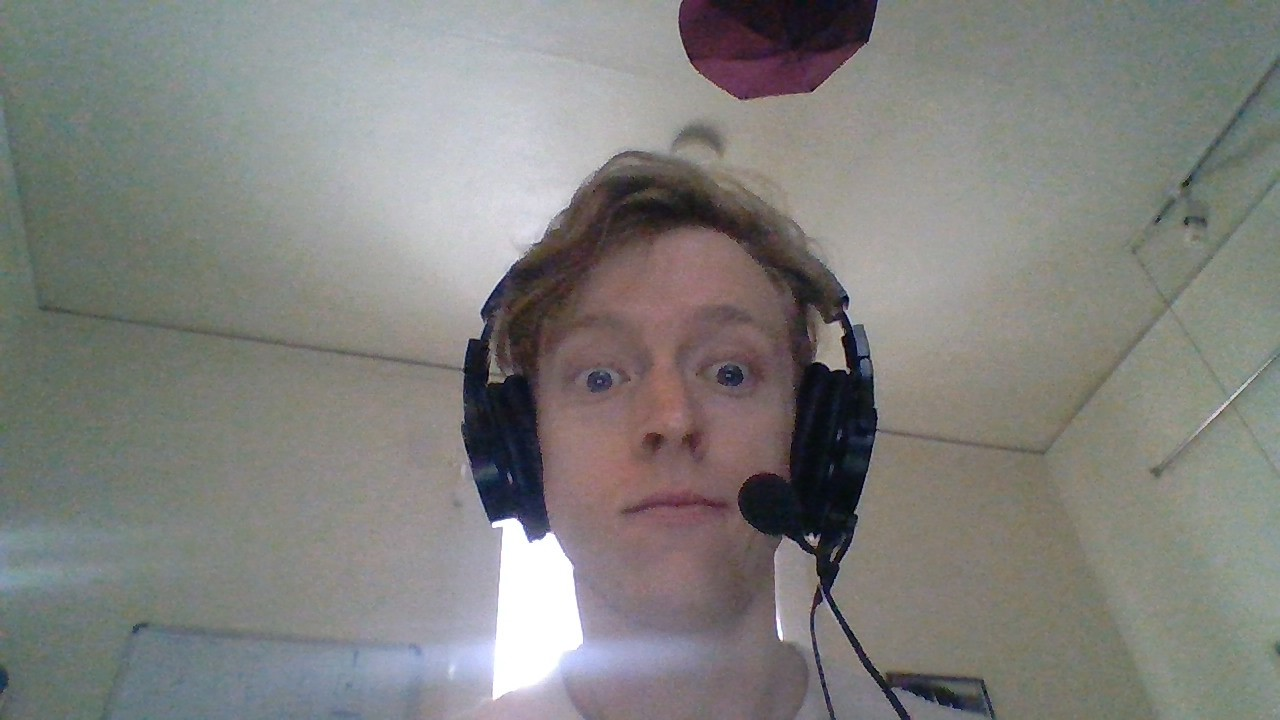
#> input picture Python/openCV/sentdex/ex1/test1.jpg, 1280 x 720 px
$ python ex1.py
#> lines starting #> are read from the running program, lines starting #| are printed output that depends on the picture
import cv2
import numpy as np
import matplotlib.pyplot as plt

img = cv2.imread('test1.jpg', cv2.IMREAD_GRAYSCALE) #convert to grayscale for speed of processing
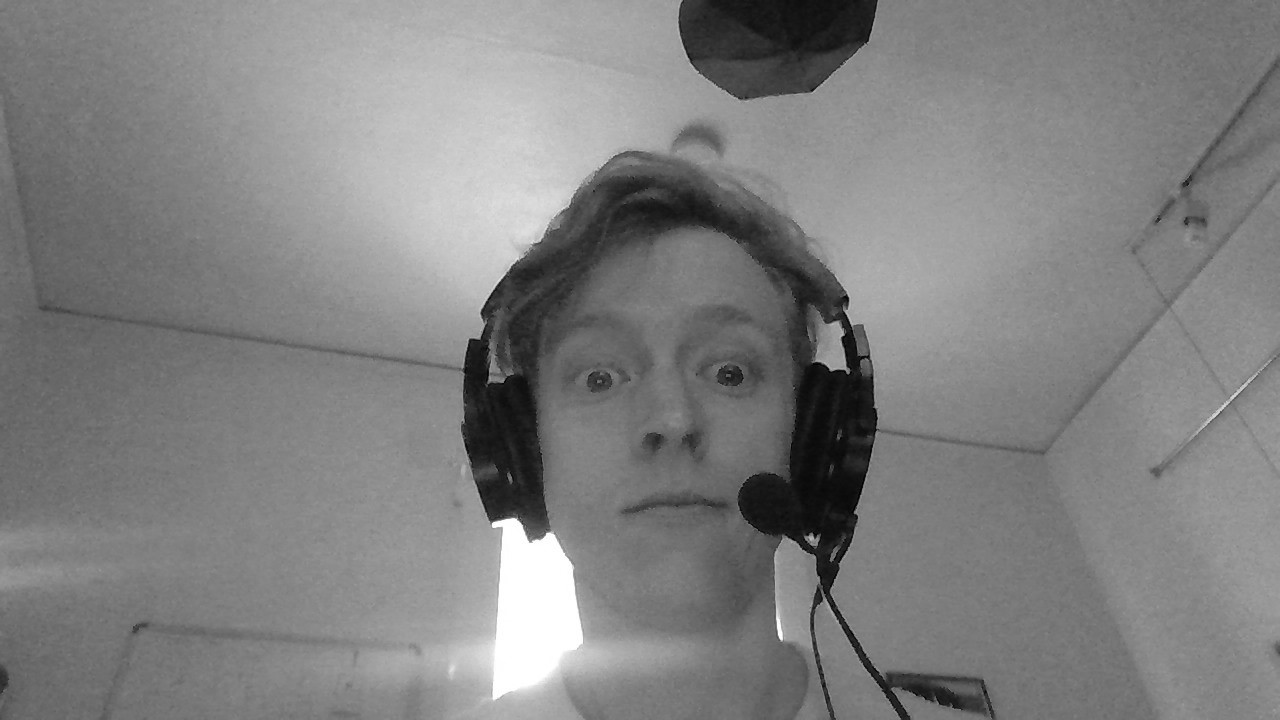
#> img: shape (720, 1280); min 0, max 255, mean 128.3
#IMREAD_GRAYSCALE: 0
#IMREAD_COLOR: 1
#IMREAD_UNCHANGED: -1

plt.imshow(img, cmap='gray', interpolation='bicubic')
plt.plot([50,100], [80,100], 'c', linewidth=5)
plt.plot([10,100], [10, 300], 'r', linewidth=2)

#cv2.imwrite('grayTest1.jpg', img)

plt.show()
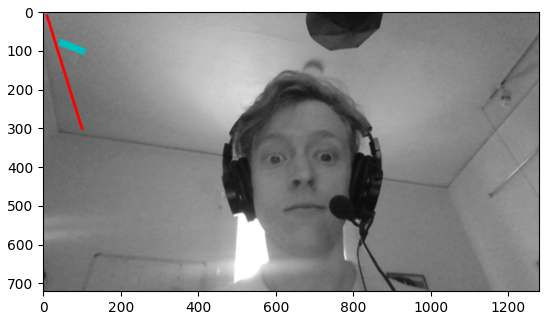
#> figure drawn by matplotlib, 1 panel
